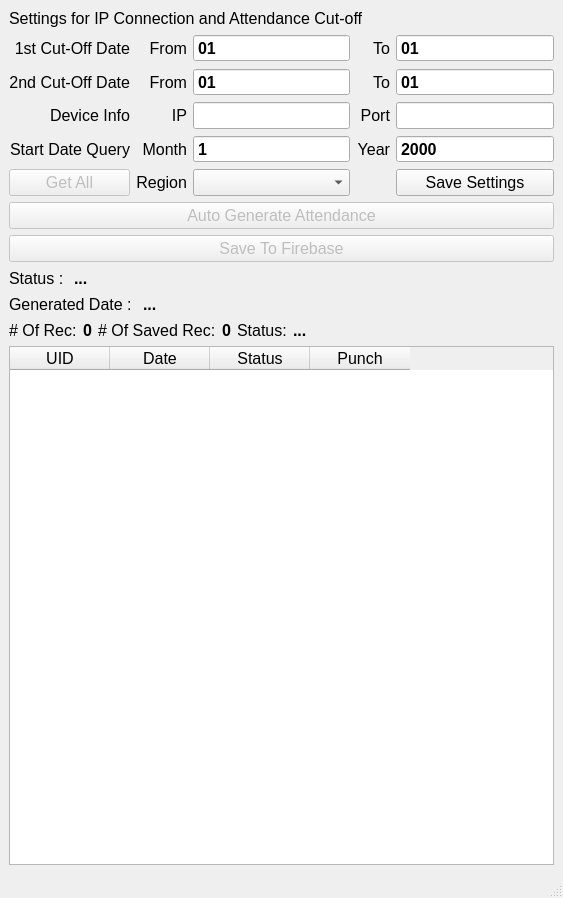
<?xml version="1.0" encoding="UTF-8"?>
<ui version="4.0">
 <class>MainWindow</class>
 <widget class="QMainWindow" name="MainWindow">
  <property name="geometry">
   <rect>
    <x>0</x>
    <y>0</y>
    <width>563</width>
    <height>898</height>
   </rect>
  </property>
  <property name="font">
   <font>
    <family>Arial</family>
    <pointsize>12</pointsize>
   </font>
  </property>
  <property name="windowTitle">
   <string>MainWindow</string>
  </property>
  <property name="toolTip">
   <string/>
  </property>
  <property name="accessibleDescription">
   <string>jkhkjh</string>
  </property>
  <widget class="QWidget" name="centralwidget">
   <layout class="QVBoxLayout" name="verticalLayout">
    <item>
     <widget class="QLabel" name="label_14">
      <property name="font">
       <font>
        <family>Arial</family>
        <pointsize>12</pointsize>
       </font>
      </property>
      <property name="text">
       <string>Settings for IP Connection and Attendance Cut-off</string>
      </property>
      <property name="alignment">
       <set>Qt::AlignLeading|Qt::AlignLeft|Qt::AlignVCenter</set>
      </property>
     </widget>
    </item>
    <item>
     <layout class="QGridLayout" name="gridLayout">
      <item row="1" column="2" colspan="2">
       <widget class="QLabel" name="label_20">
        <property name="font">
         <font>
          <family>Arial</family>
          <pointsize>12</pointsize>
         </font>
        </property>
        <property name="text">
         <string>From</string>
        </property>
        <property name="alignment">
         <set>Qt::AlignRight|Qt::AlignTrailing|Qt::AlignVCenter</set>
        </property>
       </widget>
      </item>
      <item row="3" column="6">
       <widget class="QDateEdit" name="txtYear">
        <property name="font">
         <font>
          <family>Arial</family>
          <pointsize>12</pointsize>
          <weight>75</weight>
          <bold>true</bold>
         </font>
        </property>
        <property name="buttonSymbols">
         <enum>QAbstractSpinBox::NoButtons</enum>
        </property>
        <property name="displayFormat">
         <string>yyyy</string>
        </property>
       </widget>
      </item>
      <item row="10" column="0" colspan="7">
       <layout class="QHBoxLayout" name="horizontalLayout_9">
        <item>
         <widget class="QLabel" name="label_9">
          <property name="font">
           <font>
            <family>Arial</family>
            <pointsize>12</pointsize>
           </font>
          </property>
          <property name="text">
           <string>Generated Date : </string>
          </property>
         </widget>
        </item>
        <item>
         <widget class="QLabel" name="lblDateStatus">
          <property name="font">
           <font>
            <family>Arial</family>
            <pointsize>12</pointsize>
            <weight>75</weight>
            <bold>true</bold>
           </font>
          </property>
          <property name="text">
           <string>...</string>
          </property>
         </widget>
        </item>
        <item>
         <spacer name="horizontalSpacer_5">
          <property name="orientation">
           <enum>Qt::Horizontal</enum>
          </property>
          <property name="sizeHint" stdset="0">
           <size>
            <width>40</width>
            <height>20</height>
           </size>
          </property>
         </spacer>
        </item>
       </layout>
      </item>
      <item row="9" column="0" colspan="7">
       <layout class="QHBoxLayout" name="horizontalLayout_11">
        <item>
         <widget class="QLabel" name="label_10">
          <property name="font">
           <font>
            <family>Arial</family>
            <pointsize>12</pointsize>
           </font>
          </property>
          <property name="text">
           <string>Status : </string>
          </property>
         </widget>
        </item>
        <item>
         <widget class="QLabel" name="lblStatus">
          <property name="font">
           <font>
            <family>Arial</family>
            <pointsize>12</pointsize>
            <weight>75</weight>
            <bold>true</bold>
           </font>
          </property>
          <property name="text">
           <string>...</string>
          </property>
         </widget>
        </item>
        <item>
         <spacer name="horizontalSpacer_7">
          <property name="orientation">
           <enum>Qt::Horizontal</enum>
          </property>
          <property name="sizeHint" stdset="0">
           <size>
            <width>40</width>
            <height>20</height>
           </size>
          </property>
         </spacer>
        </item>
       </layout>
      </item>
      <item row="4" column="2" colspan="2">
       <widget class="QLabel" name="label_6">
        <property name="font">
         <font>
          <family>Arial</family>
          <pointsize>12</pointsize>
          <weight>50</weight>
          <bold>false</bold>
         </font>
        </property>
        <property name="text">
         <string>Region</string>
        </property>
        <property name="alignment">
         <set>Qt::AlignRight|Qt::AlignTrailing|Qt::AlignVCenter</set>
        </property>
       </widget>
      </item>
      <item row="0" column="4">
       <widget class="QDateEdit" name="txtFrom1">
        <property name="font">
         <font>
          <family>Arial</family>
          <pointsize>12</pointsize>
          <weight>75</weight>
          <bold>true</bold>
         </font>
        </property>
        <property name="buttonSymbols">
         <enum>QAbstractSpinBox::NoButtons</enum>
        </property>
        <property name="displayFormat">
         <string>dd</string>
        </property>
       </widget>
      </item>
      <item row="3" column="2" colspan="2">
       <widget class="QLabel" name="label_5">
        <property name="font">
         <font>
          <family>Arial</family>
          <pointsize>12</pointsize>
          <weight>50</weight>
          <bold>false</bold>
         </font>
        </property>
        <property name="text">
         <string>Month</string>
        </property>
        <property name="alignment">
         <set>Qt::AlignRight|Qt::AlignTrailing|Qt::AlignVCenter</set>
        </property>
       </widget>
      </item>
      <item row="2" column="6">
       <widget class="QLineEdit" name="txtPort">
        <property name="font">
         <font>
          <family>Arial</family>
          <pointsize>12</pointsize>
          <weight>75</weight>
          <bold>true</bold>
         </font>
        </property>
       </widget>
      </item>
      <item row="3" column="0" colspan="2">
       <widget class="QLabel" name="label_36">
        <property name="font">
         <font>
          <family>Arial</family>
          <pointsize>12</pointsize>
         </font>
        </property>
        <property name="text">
         <string>Start Date Query</string>
        </property>
        <property name="alignment">
         <set>Qt::AlignRight|Qt::AlignTrailing|Qt::AlignVCenter</set>
        </property>
       </widget>
      </item>
      <item row="0" column="5">
       <widget class="QLabel" name="label_11">
        <property name="font">
         <font>
          <family>Arial</family>
          <pointsize>12</pointsize>
         </font>
        </property>
        <property name="text">
         <string>To</string>
        </property>
        <property name="alignment">
         <set>Qt::AlignRight|Qt::AlignTrailing|Qt::AlignVCenter</set>
        </property>
       </widget>
      </item>
      <item row="4" column="6">
       <widget class="QPushButton" name="btnSaveSettings">
        <property name="font">
         <font>
          <family>Arial</family>
          <pointsize>12</pointsize>
         </font>
        </property>
        <property name="text">
         <string>Save Settings</string>
        </property>
       </widget>
      </item>
      <item row="1" column="0" colspan="2">
       <widget class="QLabel" name="label_17">
        <property name="font">
         <font>
          <family>Arial</family>
          <pointsize>12</pointsize>
         </font>
        </property>
        <property name="text">
         <string>2nd Cut-Off Date</string>
        </property>
        <property name="alignment">
         <set>Qt::AlignRight|Qt::AlignTrailing|Qt::AlignVCenter</set>
        </property>
       </widget>
      </item>
      <item row="4" column="4">
       <widget class="QComboBox" name="cmbRegion">
        <property name="font">
         <font>
          <family>Arial</family>
          <pointsize>12</pointsize>
          <weight>75</weight>
          <bold>true</bold>
         </font>
        </property>
       </widget>
      </item>
      <item row="1" column="4">
       <widget class="QDateEdit" name="txtFrom2">
        <property name="font">
         <font>
          <family>Arial</family>
          <pointsize>12</pointsize>
          <weight>75</weight>
          <bold>true</bold>
         </font>
        </property>
        <property name="buttonSymbols">
         <enum>QAbstractSpinBox::NoButtons</enum>
        </property>
        <property name="displayFormat">
         <string>dd</string>
        </property>
       </widget>
      </item>
      <item row="4" column="0" colspan="2">
       <widget class="QPushButton" name="btnGetAll">
        <property name="enabled">
         <bool>false</bool>
        </property>
        <property name="font">
         <font>
          <family>Arial</family>
          <pointsize>12</pointsize>
          <weight>50</weight>
          <bold>false</bold>
         </font>
        </property>
        <property name="text">
         <string>Get All</string>
        </property>
       </widget>
      </item>
      <item row="5" column="0" colspan="7">
       <widget class="QPushButton" name="btnAutoGen">
        <property name="enabled">
         <bool>false</bool>
        </property>
        <property name="font">
         <font>
          <family>Arial</family>
          <pointsize>12</pointsize>
          <weight>50</weight>
          <bold>false</bold>
         </font>
        </property>
        <property name="text">
         <string>Auto Generate Attendance</string>
        </property>
       </widget>
      </item>
      <item row="1" column="6">
       <widget class="QDateEdit" name="txtTo2">
        <property name="font">
         <font>
          <family>Arial</family>
          <pointsize>12</pointsize>
          <weight>75</weight>
          <bold>true</bold>
         </font>
        </property>
        <property name="buttonSymbols">
         <enum>QAbstractSpinBox::NoButtons</enum>
        </property>
        <property name="displayFormat">
         <string>dd</string>
        </property>
       </widget>
      </item>
      <item row="1" column="5">
       <widget class="QLabel" name="label_21">
        <property name="font">
         <font>
          <family>Arial</family>
          <pointsize>12</pointsize>
         </font>
        </property>
        <property name="text">
         <string>To</string>
        </property>
        <property name="alignment">
         <set>Qt::AlignRight|Qt::AlignTrailing|Qt::AlignVCenter</set>
        </property>
       </widget>
      </item>
      <item row="0" column="0" colspan="2">
       <widget class="QLabel" name="label_18">
        <property name="font">
         <font>
          <family>Arial</family>
          <pointsize>12</pointsize>
         </font>
        </property>
        <property name="text">
         <string>1st Cut-Off Date</string>
        </property>
        <property name="alignment">
         <set>Qt::AlignRight|Qt::AlignTrailing|Qt::AlignVCenter</set>
        </property>
       </widget>
      </item>
      <item row="2" column="5">
       <widget class="QLabel" name="label_13">
        <property name="font">
         <font>
          <family>Arial</family>
          <pointsize>12</pointsize>
         </font>
        </property>
        <property name="text">
         <string>Port</string>
        </property>
        <property name="alignment">
         <set>Qt::AlignRight|Qt::AlignTrailing|Qt::AlignVCenter</set>
        </property>
       </widget>
      </item>
      <item row="2" column="2" colspan="2">
       <widget class="QLabel" name="label_12">
        <property name="font">
         <font>
          <family>Arial</family>
          <pointsize>12</pointsize>
         </font>
        </property>
        <property name="text">
         <string>IP</string>
        </property>
        <property name="alignment">
         <set>Qt::AlignRight|Qt::AlignTrailing|Qt::AlignVCenter</set>
        </property>
       </widget>
      </item>
      <item row="2" column="4">
       <widget class="QLineEdit" name="txtIP">
        <property name="font">
         <font>
          <family>Arial</family>
          <pointsize>12</pointsize>
          <weight>75</weight>
          <bold>true</bold>
         </font>
        </property>
       </widget>
      </item>
      <item row="0" column="6">
       <widget class="QDateEdit" name="txtTo1">
        <property name="font">
         <font>
          <family>Arial</family>
          <pointsize>12</pointsize>
          <weight>75</weight>
          <bold>true</bold>
         </font>
        </property>
        <property name="buttonSymbols">
         <enum>QAbstractSpinBox::NoButtons</enum>
        </property>
        <property name="displayFormat">
         <string>dd</string>
        </property>
       </widget>
      </item>
      <item row="0" column="2" colspan="2">
       <widget class="QLabel" name="label_19">
        <property name="font">
         <font>
          <family>Arial</family>
          <pointsize>12</pointsize>
         </font>
        </property>
        <property name="text">
         <string>From</string>
        </property>
        <property name="alignment">
         <set>Qt::AlignRight|Qt::AlignTrailing|Qt::AlignVCenter</set>
        </property>
       </widget>
      </item>
      <item row="2" column="0" colspan="2">
       <widget class="QLabel" name="label_22">
        <property name="font">
         <font>
          <family>Arial</family>
          <pointsize>12</pointsize>
         </font>
        </property>
        <property name="text">
         <string>Device Info</string>
        </property>
        <property name="alignment">
         <set>Qt::AlignRight|Qt::AlignTrailing|Qt::AlignVCenter</set>
        </property>
       </widget>
      </item>
      <item row="3" column="5">
       <widget class="QLabel" name="label_38">
        <property name="font">
         <font>
          <family>Arial</family>
          <pointsize>12</pointsize>
         </font>
        </property>
        <property name="text">
         <string>Year</string>
        </property>
        <property name="alignment">
         <set>Qt::AlignRight|Qt::AlignTrailing|Qt::AlignVCenter</set>
        </property>
       </widget>
      </item>
      <item row="3" column="4">
       <widget class="QDateEdit" name="txtMonth">
        <property name="font">
         <font>
          <family>Arial</family>
          <pointsize>12</pointsize>
          <weight>75</weight>
          <bold>true</bold>
         </font>
        </property>
        <property name="buttonSymbols">
         <enum>QAbstractSpinBox::NoButtons</enum>
        </property>
        <property name="currentSection">
         <enum>QDateTimeEdit::MonthSection</enum>
        </property>
        <property name="displayFormat">
         <string>M</string>
        </property>
       </widget>
      </item>
      <item row="6" column="0" colspan="7">
       <widget class="QPushButton" name="btnSaveToFirebase">
        <property name="enabled">
         <bool>false</bool>
        </property>
        <property name="font">
         <font>
          <family>Arial</family>
          <pointsize>12</pointsize>
          <weight>50</weight>
          <bold>false</bold>
         </font>
        </property>
        <property name="text">
         <string>Save To Firebase</string>
        </property>
       </widget>
      </item>
      <item row="11" column="0" colspan="7">
       <layout class="QHBoxLayout" name="horizontalLayout_5">
        <item>
         <widget class="QLabel" name="lbltest">
          <property name="font">
           <font>
            <family>Arial</family>
            <pointsize>12</pointsize>
            <weight>50</weight>
            <bold>false</bold>
           </font>
          </property>
          <property name="text">
           <string># Of Rec:</string>
          </property>
          <property name="alignment">
           <set>Qt::AlignLeading|Qt::AlignLeft|Qt::AlignVCenter</set>
          </property>
         </widget>
        </item>
        <item>
         <widget class="QLabel" name="lblNoOfRec">
          <property name="font">
           <font>
            <family>Arial</family>
            <pointsize>12</pointsize>
            <weight>75</weight>
            <bold>true</bold>
           </font>
          </property>
          <property name="text">
           <string>0</string>
          </property>
          <property name="alignment">
           <set>Qt::AlignLeading|Qt::AlignLeft|Qt::AlignVCenter</set>
          </property>
         </widget>
        </item>
        <item>
         <widget class="QLabel" name="lbltest_2">
          <property name="font">
           <font>
            <family>Arial</family>
            <pointsize>12</pointsize>
            <weight>50</weight>
            <bold>false</bold>
           </font>
          </property>
          <property name="text">
           <string># Of Saved Rec:</string>
          </property>
          <property name="alignment">
           <set>Qt::AlignLeading|Qt::AlignLeft|Qt::AlignVCenter</set>
          </property>
         </widget>
        </item>
        <item>
         <widget class="QLabel" name="lblSavedRec">
          <property name="font">
           <font>
            <family>Arial</family>
            <pointsize>12</pointsize>
            <weight>75</weight>
            <bold>true</bold>
           </font>
          </property>
          <property name="text">
           <string>0</string>
          </property>
          <property name="alignment">
           <set>Qt::AlignLeading|Qt::AlignLeft|Qt::AlignVCenter</set>
          </property>
         </widget>
        </item>
        <item>
         <widget class="QLabel" name="label_8">
          <property name="font">
           <font>
            <family>Arial</family>
            <pointsize>12</pointsize>
           </font>
          </property>
          <property name="text">
           <string>Status:</string>
          </property>
         </widget>
        </item>
        <item>
         <widget class="QLabel" name="lblSaveStatus">
          <property name="font">
           <font>
            <family>Arial</family>
            <pointsize>12</pointsize>
            <weight>75</weight>
            <bold>true</bold>
           </font>
          </property>
          <property name="text">
           <string>...</string>
          </property>
         </widget>
        </item>
        <item>
         <spacer name="horizontalSpacer">
          <property name="orientation">
           <enum>Qt::Horizontal</enum>
          </property>
          <property name="sizeHint" stdset="0">
           <size>
            <width>40</width>
            <height>20</height>
           </size>
          </property>
         </spacer>
        </item>
       </layout>
      </item>
     </layout>
    </item>
    <item>
     <widget class="QTableWidget" name="tableWidget">
      <property name="font">
       <font>
        <family>Arial</family>
        <pointsize>12</pointsize>
       </font>
      </property>
      <property name="rowCount">
       <number>0</number>
      </property>
      <column>
       <property name="text">
        <string>UID</string>
       </property>
      </column>
      <column>
       <property name="text">
        <string>Date</string>
       </property>
      </column>
      <column>
       <property name="text">
        <string>Status</string>
       </property>
      </column>
      <column>
       <property name="text">
        <string>Punch</string>
       </property>
      </column>
     </widget>
    </item>
   </layout>
  </widget>
  <widget class="QStatusBar" name="statusbar"/>
 </widget>
 <tabstops>
  <tabstop>txtFrom1</tabstop>
  <tabstop>txtTo1</tabstop>
  <tabstop>txtFrom2</tabstop>
  <tabstop>txtTo2</tabstop>
  <tabstop>txtIP</tabstop>
  <tabstop>txtPort</tabstop>
  <tabstop>txtMonth</tabstop>
  <tabstop>txtYear</tabstop>
  <tabstop>cmbRegion</tabstop>
  <tabstop>btnSaveSettings</tabstop>
  <tabstop>tableWidget</tabstop>
 </tabstops>
 <resources/>
 <connections/>
</ui>
